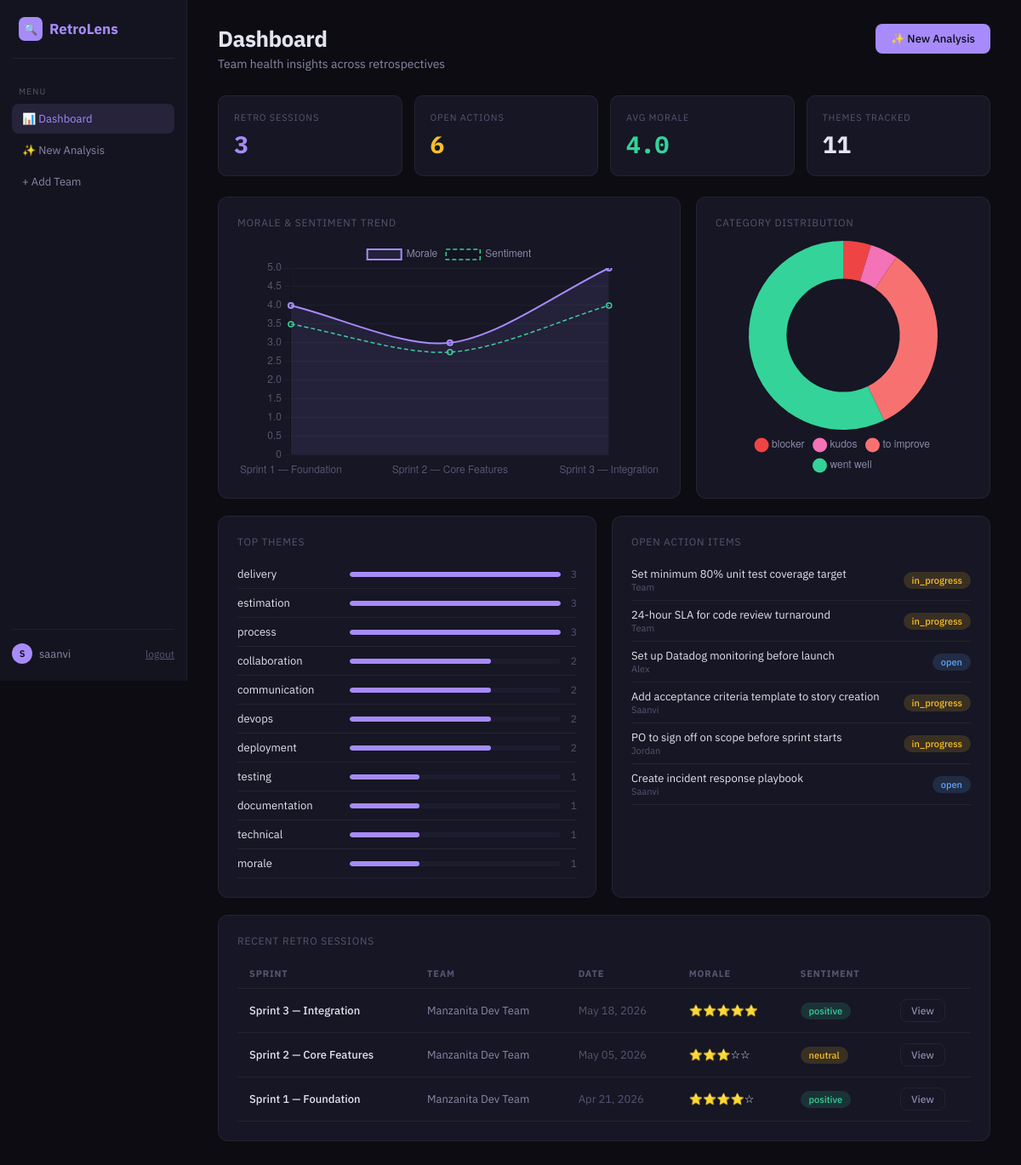
The page / (signed in) on the database its author committed.
### app.py (models this page shows, shortened)
class User(UserMixin, db.Model):
    __tablename__ = 'users'
    id = db.Column(db.Integer, primary_key=True)
    username = db.Column(db.String(80), unique=True, nullable=False)
    email = db.Column(db.String(120), unique=True, nullable=False)
    password_hash = db.Column(db.String(256), nullable=False)
    created_at = db.Column(db.DateTime, default=datetime.utcnow)

class RetroItem(db.Model):
    __tablename__ = 'retro_items'
    id = db.Column(db.Integer, primary_key=True)
    session_id = db.Column(db.Integer, db.ForeignKey('retro_sessions.id'), nullable=False)
    original_text = db.Column(db.Text, nullable=False)
    category = db.Column(db.String(50))  # went_well, to_improve, kudos, blocker, process, technical, communication
    theme = db.Column(db.String(100))  # AI-detected theme
    sentiment = db.Column(db.Float, default=0.0)  # -1 to 1
    priority = db.Column(db.String(20), default='medium')

class ActionItem(db.Model):
    __tablename__ = 'action_items'
    id = db.Column(db.Integer, primary_key=True)
    session_id = db.Column(db.Integer, db.ForeignKey('retro_sessions.id'), nullable=False)
    text = db.Column(db.Text, nullable=False)
    owner = db.Column(db.String(100))
    status = db.Column(db.String(20), default='open')  # open, in_progress, done
    due_date = db.Column(db.Date)
    priority = db.Column(db.String(20), default='medium')

class RetroSession(db.Model):
    __tablename__ = 'retro_sessions'
    id = db.Column(db.Integer, primary_key=True)
    team_id = db.Column(db.Integer, db.ForeignKey('teams.id'), nullable=False)
    sprint_name = db.Column(db.String(100), nullable=False)
    date = db.Column(db.Date, default=datetime.utcnow)
    raw_input = db.Column(db.Text, nullable=False)
    analysis_json = db.Column(db.Text)  # Full AI analysis stored as JSON
    overall_sentiment = db.Column(db.Float, default=0.0)  # -1 to 1
    morale_score = db.Column(db.Integer, default=3)  # 1-5
    created_at = db.Column(db.DateTime, default=datetime.utcnow)
    items = db.relationship('RetroItem', backref='session', lazy=True, cascade='all, delete-orphan')
    action_items = db.relationship('ActionItem', backref='session', lazy=True, cascade='all, delete-orphan')

class Team(db.Model):
    __tablename__ = 'teams'
    id = db.Column(db.Integer, primary_key=True)
    name = db.Column(db.String(100), nullable=False)
    created_by = db.Column(db.Integer, db.ForeignKey('users.id'))
    created_at = db.Column(db.DateTime, default=datetime.utcnow)
    retros = db.relationship('RetroSession', backref='team', lazy=True, cascade='all, delete-orphan')

### app.py (the view)
@app.route('/')
@login_required
def dashboard():
    teams = Team.query.filter_by(created_by=current_user.id).all()
    recent_sessions = RetroSession.query.order_by(RetroSession.created_at.desc()).limit(10).all()
    morale_data = []
    for session in RetroSession.query.order_by(RetroSession.date).all():
        morale_data.append({
            'date': session.date.isoformat() if session.date else '',
            'sprint': session.sprint_name,
            'morale': session.morale_score,
            'sentiment': round(session.overall_sentiment, 2)
        })
    all_items = RetroItem.query.all()
    theme_freq = {}
    for item in all_items:
        if item.theme:
            theme_freq[item.theme] = theme_freq.get(item.theme, 0) + 1
    cat_dist = {}
    for item in all_items:
        if item.category:
            cat_dist[item.category] = cat_dist.get(item.category, 0) + 1
    open_actions = ActionItem.query.filter(ActionItem.status != 'done').order_by(ActionItem.priority).all()
    return render_template('dashboard.html',
                           teams=teams,
                           recent_sessions=recent_sessions,
                           morale_data=morale_data,
                           theme_freq=theme_freq,
                           cat_dist=cat_dist,
                           open_actions=open_actions)

### app.py (called while the page is built)
@login_manager.user_loader
def load_user(uid):
    return User.query.get(int(uid))

@app.template_filter('sentiment_label')
def sentiment_label_filter(val):
    if val > 0.3:
        return 'positive'
    elif val < -0.3:
        return 'negative'
    return 'neutral'

### templates/dashboard.html (shortened to what this page needs)
{% extends "base.html" %}
{% block content %}
<div class="header">
    <div>
        <h1 class="page-title">Dashboard</h1>
        <p class="page-sub">Team health insights across retrospectives</p>
    </div>
    <a href="{{ url_for('new_retro') }}" class="btn btn-primary">✨ New Analysis</a>
</div>
<div class="metrics">
    <div class="metric">
        <div class="metric-label">Retro Sessions</div>
        <div class="metric-val" style="color: var(--accent);">{{ recent_sessions|length }}</div>
    </div>
    <div class="metric">
        <div class="metric-label">Open Actions</div>
        <div class="metric-val" style="color: var(--amber);">{{ open_actions|length }}</div>
    </div>
    <div class="metric">
        <div class="metric-label">Avg Morale</div>
        <div class="metric-val" style="color: var(--green);">
            {% if morale_data %}{{ (morale_data|map(attribute='morale')|sum / morale_data|length)|round(1) }}{% else %}—{% endif %}
        </div>
    </div>
    <div class="metric">
        <div class="metric-label">Themes Tracked</div>
        <div class="metric-val">{{ theme_freq|length }}</div>
    </div>
</div>
<div class="grid-3 mb-20">
    <div class="card">
        <div class="card-title">Morale & Sentiment Trend</div>
        <div class="chart-box"><canvas id="moraleChart"></canvas></div>
    </div>
    <div class="card">
        <div class="card-title">Category Distribution</div>
        <div class="chart-box"><canvas id="catChart"></canvas></div>
    </div>
</div>
<div class="grid-2 mb-20">
    <div class="card">
        <div class="card-title">Top Themes</div>
        {% for theme, count in theme_freq|dictsort(by='value', reverse=true) %}
        <div style="display: flex; align-items: center; gap: 12px; padding: 8px 0; border-bottom: 1px solid var(--border);">
            <span style="font-size: 13px; min-width: 120px;">{{ theme }}</span>
            <div style="flex: 1; height: 6px; background: var(--bg3); border-radius: 3px; overflow: hidden;">
                <div style="height: 100%; width: {{ (count / theme_freq.values()|max * 100)|round }}%; background: var(--accent); border-radius: 3px;"></div>
            </div>
            <span style="font-size: 12px; color: var(--muted); font-family: var(--mono);">{{ count }}</span>
        </div>
        {% endfor %}
    </div>
    <div class="card">
        <div class="card-title">Open Action Items</div>
        {% for action in open_actions[:8] %}
        <div style="display: flex; justify-content: space-between; align-items: center; padding: 8px 0; border-bottom: 1px solid var(--border);">
            <div>
                <div style="font-size: 13px;">{{ action.text }}</div>
                <div style="font-size: 11px; color: var(--muted);">{{ action.owner or 'Unassigned' }}</div>
            </div>
            <span class="badge badge-{{ action.status }}">{{ action.status }}</span>
        </div>
        {% else %}
        <p style="color: var(--muted); text-align: center; padding: 20px;">All caught up! 🎉</p>
        {% endfor %}
    </div>
</div>
<div class="card">
    <div class="card-title">Recent Retro Sessions</div>
    <table>
        <thead><tr><th>Sprint</th><th>Team</th><th>Date</th><th>Morale</th><th>Sentiment</th><th></th></tr></thead>
        <tbody>
        {% for s in recent_sessions %}
        <tr>
            <td style="font-weight: 500;">{{ s.sprint_name }}</td>
            <td style="color: var(--text2);">{{ s.team.name if s.team else '—' }}</td>
            <td style="color: var(--muted);">{{ s.date.strftime('%b %d, %Y') if s.date else '—' }}</td>
            <td>{{ '⭐' * s.morale_score }}{{ '☆' * (5 - s.morale_score) }}</td>
            <td><span class="badge badge-{{ s.overall_sentiment|sentiment_label }}">{{ s.overall_sentiment|sentiment_label }}</span></td>
            <td><a href="{{ url_for('retro_detail', session_id=s.id) }}" class="btn btn-secondary btn-sm">View</a></td>
        </tr>
        {% endfor %}
        </tbody>
    </table>
</div>
{% endblock %}
{% block scripts %}
<script>
const moraleData = {{ morale_data|tojson }};
new Chart(document.getElementById('moraleChart'), {
    type: 'line',
    data: {
        labels: moraleData.map(d => d.sprint),
        datasets: [
            { label: 'Morale', data: moraleData.map(d => d.morale), borderColor: '#a78bfa', backgroundColor: 'rgba(167,139,250,0.1)', fill: true, tension: 0.3, borderWidth: 2 },
            { label: 'Sentiment', data: moraleData.map(d => (d.sentiment + 1) * 2.5), borderColor: '#34d399', borderDash: [5,3], tension: 0.3, borderWidth: 1.5, pointRadius: 3 }
        ]
    },
    options: { responsive: true, maintainAspectRatio: false, scales: {
        y: { min: 0, max: 5, grid: { color: 'rgba(255,255,255,0.04)' }, ticks: { color: '#555570' } },
        x: { grid: { display: false }, ticks: { color: '#555570', maxRotation: 45 } }
    }, plugins: { legend: { labels: { color: '#8888a8' } } } }
});
const catData = {{ cat_dist|tojson }};
const catColors = { went_well: '#34d399', to_improve: '#f87171', blocker: '#ef4444', kudos: '#f472b6', process: '#60a5fa', technical: '#a78bfa', communication: '#fbbf24' };
new Chart(document.getElementById('catChart'), {
    type: 'doughnut',
    data: {
        labels: Object.keys(catData).map(c => c.replace('_', ' ')),
        datasets: [{ data: Object.values(catData), backgroundColor: Object.keys(catData).map(c => catColors[c] || '#555570'), borderWidth: 0 }]
    },
    options: { responsive: true, maintainAspectRatio: false, cutout: '60%', plugins: { legend: { position: 'bottom', labels: { color: '#8888a8', padding: 12, usePointStyle: true } } } }
});
</script>
{% endblock %}

### templates/base.html (shortened to what this page needs)
<!DOCTYPE html>
<html lang="en">
<head>
</head>
<body>
<div class="app">
    <nav class="sidebar">
        <div class="logo"><span>🔍</span> RetroLens</div>
        <div class="nav-label">Menu</div>
        <a href="{{ url_for('dashboard') }}" class="nav-link {% if request.endpoint == 'dashboard' %}active{% endif %}">📊 Dashboard</a>
        <a href="{{ url_for('new_retro') }}" class="nav-link {% if request.endpoint == 'new_retro' %}active{% endif %}">✨ New Analysis</a>
        <a href="{{ url_for('new_team') }}" class="nav-link">+ Add Team</a>
        {% if current_user.is_authenticated %}
        <div class="sidebar-user">
            <div class="avatar-sm">{{ current_user.username[0]|upper }}</div>
            {{ current_user.username }}
            <a href="{{ url_for('logout') }}" style="margin-left: auto; color: var(--muted); font-size: 12px;">logout</a>
        </div>
        {% endif %}
    </nav>
    <main class="main">
        {% block content %}{% endblock %}
    </main>
</div>
{% block scripts %}{% endblock %}
</body>
</html>

### templates/base.html (style rules this page uses)
:root { --bg: #0c0c12; --bg2: #141420; --bg3: #1c1c2e; --card: #161624; --text: #e4e4f0; --text2: #8888a8; --muted: #555570; --accent: #a78bfa; --accent2: #c4b5fd; --accent-dim: rgba(167,139,250,0.12); --green: #34d399; --red: #f87171; --amber: #fbbf24; --blue: #60a5fa; --pink: #f472b6; --border: rgba(255,255,255,0.06); --radius: 12px; --font: 'IBM Plex Sans', sans-serif; --mono: 'IBM Plex Mono', monospace; }
* { margin:0; padding:0; box-sizing:border-box; }
body { font-family: var(--font); background: var(--bg); color: var(--text); min-height: 100vh; }
.app { display: flex; min-height: 100vh; }
.sidebar { width: 220px; background: var(--bg2); border-right: 1px solid var(--border); padding: 20px 14px; position: fixed; top: 0; left: 0; height: 100vh; display: flex; flex-direction: column; }
.logo { font-size: 17px; font-weight: 700; color: var(--accent); padding: 0 8px 20px; border-bottom: 1px solid var(--border); margin-bottom: 16px; display: flex; align-items: center; gap: 8px; }
.logo span { background: var(--accent); color: #0c0c12; width: 28px; height: 28px; border-radius: 7px; display: flex; align-items: center; justify-content: center; font-size: 13px; }
.nav-label { font-size: 10px; text-transform: uppercase; letter-spacing: 1.2px; color: var(--muted); padding: 0 8px; margin: 16px 0 8px; }
.nav-link { display: block; padding: 9px 12px; color: var(--text2); text-decoration: none; border-radius: 8px; font-size: 13px; margin-bottom: 2px; transition: all 0.15s; }
.nav-link.active { background: var(--accent-dim); color: var(--accent); }
.main { margin-left: 220px; flex: 1; padding: 28px 36px; }
.page-title { font-size: 26px; font-weight: 700; letter-spacing: -0.5px; }
.page-sub { color: var(--text2); font-size: 14px; margin-top: 4px; }
.header { display: flex; justify-content: space-between; align-items: flex-start; margin-bottom: 28px; }
.card { background: var(--card); border: 1px solid var(--border); border-radius: var(--radius); padding: 22px; }
.card-title { font-size: 12px; text-transform: uppercase; letter-spacing: 0.8px; color: var(--muted); margin-bottom: 14px; }
.grid-2 { display: grid; grid-template-columns: 1fr 1fr; gap: 18px; }
.grid-3 { display: grid; grid-template-columns: 2fr 1fr; gap: 18px; }
.mb-20 { margin-bottom: 20px; }
.metrics { display: grid; grid-template-columns: repeat(auto-fit, minmax(180px, 1fr)); gap: 14px; margin-bottom: 24px; }
.metric { background: var(--card); border: 1px solid var(--border); border-radius: 10px; padding: 18px; }
.metric-label { font-size: 11px; color: var(--muted); text-transform: uppercase; letter-spacing: 0.8px; margin-bottom: 6px; }
.metric-val { font-size: 28px; font-weight: 700; font-family: var(--mono); }
.btn { display: inline-flex; align-items: center; gap: 6px; padding: 9px 18px; border-radius: 8px; font-size: 13px; font-weight: 500; cursor: pointer; text-decoration: none; border: none; font-family: var(--font); transition: 0.15s; }
.btn-primary { background: var(--accent); color: #0c0c12; }
.btn-secondary { background: transparent; color: var(--text2); border: 1px solid var(--border); }
.btn-sm { padding: 5px 12px; font-size: 12px; }
.badge { display: inline-flex; padding: 3px 10px; border-radius: 20px; font-size: 11px; font-weight: 500; }
.badge-positive { background: rgba(52,211,153,0.15); color: var(--green); }
.badge-neutral { background: rgba(251,191,36,0.15); color: var(--amber); }
.badge-open { background: rgba(96,165,250,0.15); color: var(--blue); }
.badge-in_progress { background: rgba(251,191,36,0.15); color: var(--amber); }
table { width: 100%; border-collapse: collapse; }
th { text-align: left; font-size: 11px; text-transform: uppercase; letter-spacing: 0.8px; color: var(--muted); padding: 10px 14px; border-bottom: 1px solid var(--border); }
td { padding: 12px 14px; border-bottom: 1px solid var(--border); font-size: 13px; }
.chart-box { position: relative; height: 280px; }
.sidebar-user { margin-top: auto; padding-top: 16px; border-top: 1px solid var(--border); font-size: 13px; color: var(--text2); display: flex; align-items: center; gap: 8px; }
.avatar-sm { width: 24px; height: 24px; border-radius: 50%; background: var(--accent); display: flex; align-items: center; justify-content: center; font-size: 11px; color: #0c0c12; font-weight: 600; }

### rows shown on the page
User: username "S", username "saanvi"
RetroItem: theme "delivery", {{ (count / theme_freq.values()|max * 100)|round }} 100.0 (drawn), count "3"
RetroItem: theme "estimation", {{ (count / theme_freq.values()|max * 100)|round }} 100.0 (drawn), id "3"
RetroItem: theme "process", {{ (count / theme_freq.values()|max * 100)|round }} 100.0 (drawn), count "3"
RetroItem: theme "collaboration", {{ (count / theme_freq.values()|max * 100)|round }} 67.0 (drawn), count "2"
RetroItem: theme "communication", {{ (count / theme_freq.values()|max * 100)|round }} 67.0 (drawn), count "2"
RetroItem: theme "devops", {{ (count / theme_freq.values()|max * 100)|round }} 67.0 (drawn), count "2"
RetroItem: theme "deployment", {{ (count / theme_freq.values()|max * 100)|round }} 67.0 (drawn), count "2"
RetroItem: theme "testing", {{ (count / theme_freq.values()|max * 100)|round }} 33.0 (drawn), count "1"
RetroItem: theme "documentation", {{ (count / theme_freq.values()|max * 100)|round }} 33.0 (drawn), count "1"
RetroItem: theme "technical", {{ (count / theme_freq.values()|max * 100)|round }} 33.0 (drawn), count "1"
RetroItem: theme "morale", {{ (count / theme_freq.values()|max * 100)|round }} 33.0 (drawn), count "1"
ActionItem: text "Set minimum 80% unit test coverage target", owner "Team", status "in_progress"
ActionItem: text "24-hour SLA for code review turnaround", owner "Team", status "in_progress"
ActionItem: text "Set up Datadog monitoring before launch", owner "Alex", status "open"
ActionItem: text "Add acceptance criteria template to story creation", owner "Saanvi", status "in_progress"
ActionItem: text "PO to sign off on scope before sprint starts", owner "Jordan", status "in_progress"
ActionItem: text "Create incident response playbook", owner "Saanvi", status "open"
RetroSession: sprint_name "Sprint 3 — Integration", team "Manzanita Dev Team", date "May 18, 2026", morale_score "⭐⭐⭐⭐⭐", overall_sentiment|sentiment_label "positive"
RetroSession: sprint_name "Sprint 2 — Core Features", team "Manzanita Dev Team", date "May 05, 2026", morale_score "⭐⭐⭐", morale_score "☆☆", overall_sentiment|sentiment_label "neutral"
RetroSession: sprint_name "Sprint 1 — Foundation", team "Manzanita Dev Team", date "Apr 21, 2026", morale_score "⭐⭐⭐⭐", morale_score "☆", overall_sentiment|sentiment_label "positive"

### other values the page prints
{{ recent_sessions|length }} "3"
{{ open_actions|length }} "6"
{{ theme_freq|length }} "11"
